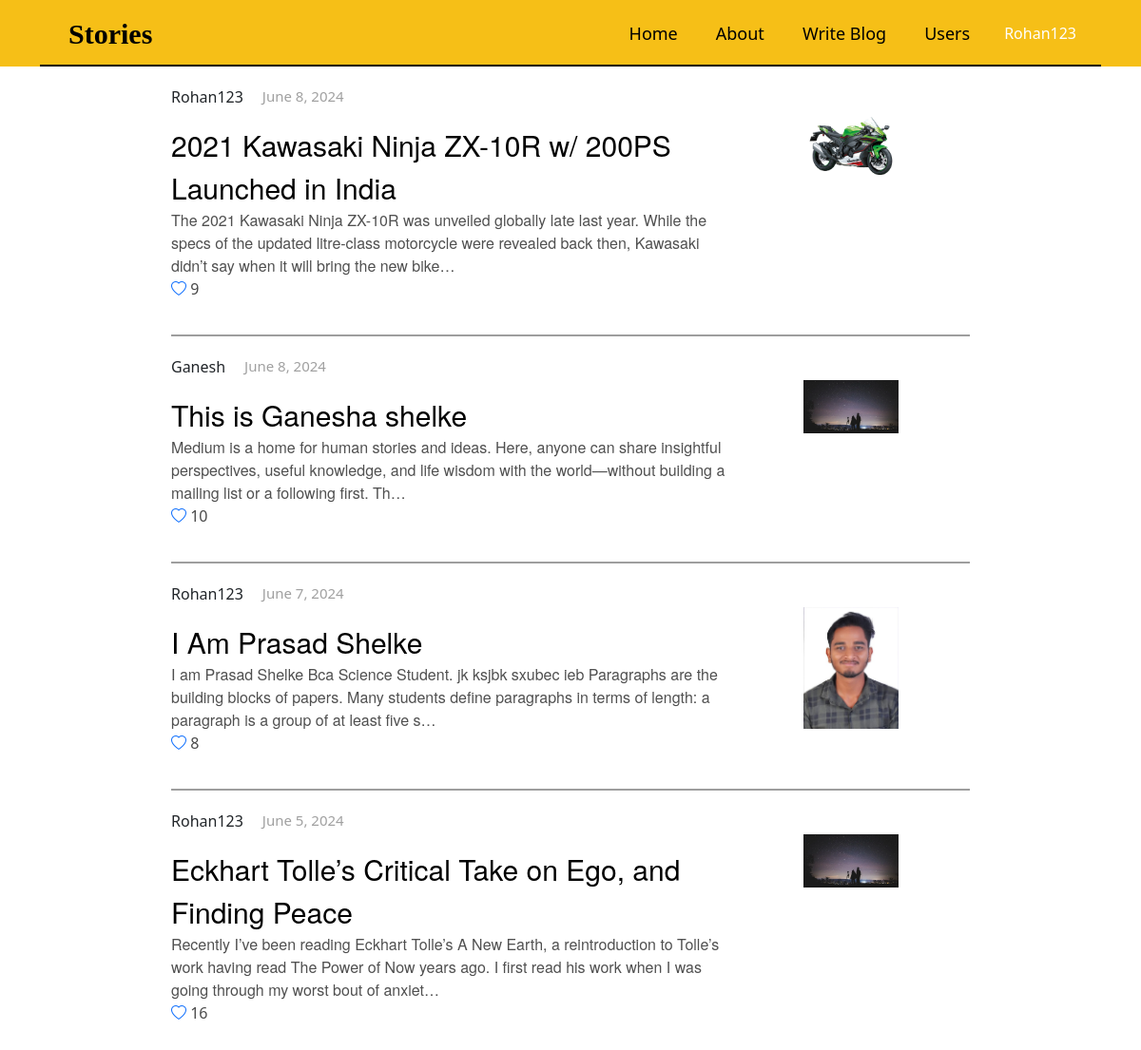
Screenshot of / (signed in) with the database file from the repository.
### Blogs/models.py (models this page shows, shortened)
class BaseModel(models.Model):
  id = models.UUIDField(default=uuid.uuid4, editable=False, primary_key=True)
  created_at = models.DateTimeField(auto_now_add=True)
  updated_at = models.DateTimeField(auto_now=True)
  class Meta:
    abstract = True

class Blog(BaseModel):
  title = models.CharField(max_length=200)
  content = models.TextField()
  author = models.ForeignKey(User, on_delete=models.CASCADE, related_name='blogs')
  blog_image = models.ImageField(upload_to = "public/static/", default="/")
  like_count = models.IntegerField(default=0)
  class Meta:
    ordering = ['-created_at']

### Blogs/views.py (the view)
# urls.py: path('', home, name="Home"),
def home(request):
  blogs = Blog.objects.all()
  context = {'blogs':blogs}
  return render(request, "home.html", context)

### Blogs/templates/home.html (shortened to what this page needs)
{% extends "base.html" %}
{% block start %}
<div class="blog-container">
  {% for blog in blogs %}
  <div class="blog-entry">
    <div class="blog-flex-container">
      <div class="blog-text-container">
        <div class="name-date">
          <p class="blog-username">{{ blog.author.username }}</p>
          <p class="blog-date">{{ blog.created_at|date:"F j, Y" }}</p>
        </div>
        <a href="/displayBlog/{{blog.id}}" class="blog-title">{{ blog.title }}</a><br>
        <a href="/displayBlog/{{blog.id}}" class="blog-content">{{ blog.content | truncatechars:200 }}</a>
        <p class="likecount"><a class="bi bi-heart" href="/displayBlog/{{blog.id}}"></a> {{blog.like_count}}</p>
      </div>
      <div class="blog-image">
        {% if blog.blog_image %}
          <img src="{{ blog.blog_image.url }}">
        {% endif %}
      </div>
    </div>
    {% if not forloop.last %}
    <div class="horizontal-line"></div>
    {% endif %}
  </div>
  {% endfor %}
</div>
{% endblock %}

### Blogs/templates/base.html (shortened to what this page needs)
<!DOCTYPE html>
<html lang="en">
<head>
  <link rel="stylesheet" href="../static/CSS/base.css">
  <link rel="stylesheet" href="../static/CSS/displayPost.css">
  <link href="https://cdn.jsdelivr.net/npm/bootstrap@5.3.3/dist/css/bootstrap.min.css" rel="stylesheet"
>
  <link rel="stylesheet" href="https://cdn.jsdelivr.net/npm/bootstrap-icons@1.3.0/font/bootstrap-icons.css">
</head>
<body>
  <div class="navbar-container">
    <nav class="custom-navbar">
      <a class="custom-navbar-brand" href="/">Stories</a>
      <div class="custom-navbar-right">
        <a href="/">Home</a>
        <a href="/about">About</a>
        <a href="/createBlog">Write Blog</a>
        <a href="/testing">Users</a>
        <div class="dropdown-center">
          {% if request.user.is_authenticated %}
          <div class="nav-item custom-dropdown-container">
            <button class="custom-dropdown-toggle">{{ request.user.username }}</button>
          </div>
          {% else %}
          <a href="/login" class="btn btn-outline-secondary">Get Started</a>
          {% endif %}
        </div>
      </div>
      <div class="custom-navbar-divider"></div>
    </nav>
  </div>
{% block start %}
  {% endblock %}
</body>
</html>

### Blogs/static/CSS/base.css (style rules this page uses)
body { margin: 0; padding: 0; font-family: Arial, sans-serif; background-image: url(); }
.navbar-container { display: flex; background-color: #F6BF17; justify-content: center; width: 100%; }
.custom-navbar { height: 70px; display: flex; background-color: #F6BF17; align-items: center; justify-content: space-between; padding: 0 20px; position: relative; width: 93%; }
.custom-navbar .custom-navbar-brand { font-size: 30px; font-weight: bold; color: rgb(0, 0, 0); text-decoration: none; font-family: gt-super, Georgia, Cambria, "Times New Roman", Times, serif; }
.custom-navbar a { font-size: 18px; color: rgb(0, 0, 0); text-align: center; padding: 0 10px; text-decoration: none; }
.custom-navbar .custom-navbar-right { display: flex; gap: 20px; }
.custom-dropdown-container { position: relative; z-index: 1000; }
.custom-dropdown-toggle { background: none; border: none; cursor: pointer; color: white; }
.custom-navbar-divider { width: 100%; height: 2px; background-color: rgb(0, 0, 0); position: absolute; bottom: 0; left: 0; }
* { scrollbar-width: thin; scrollbar-color: #351919 #c5a0a0; }

### Blogs/static/CSS/displayPost.css (style rules this page uses)
.navbar-container { display: flex; background-color: #F6BF17; justify-content: center; width: 100%; }
.custom-navbar { height: 70px; display: flex; background-color: #F6BF17; align-items: center; justify-content: space-between; padding: 0 20px; position: relative; width: 93%; }
.custom-navbar .custom-navbar-brand { font-size: 30px; font-weight: bold; color: rgb(0, 0, 0); text-decoration: none; font-family: gt-super, Georgia, Cambria, "Times New Roman", Times, serif; }
.custom-navbar a { font-size: 18px; color: rgb(0, 0, 0); text-align: center; padding: 0 10px; text-decoration: none; }
.custom-navbar .custom-navbar-right { display: flex; gap: 20px; }
body { margin: 0; padding: 0; font-family: Arial, sans-serif; background-image: url(); }
.custom-dropdown-container { position: relative; z-index: 1000; }
.custom-dropdown-toggle { background: none; border: none; cursor: pointer; color: white; }
.custom-navbar-divider { width: 100%; height: 2px; background-color: rgb(0, 0, 0); position: absolute; bottom: 0; left: 0; }
* { scrollbar-width: thin; scrollbar-color: #351919 #c5a0a0; }
.blog-username { display: flex; }

### Blogs/templates/home.html (style rules this page uses)
.blog-container { margin: 0 auto; margin-top: 20px; width: 70%; }
.blog-text-container { width: 90%; }
.blog-image { width: 38%; margin-top: 16px; display: flex; justify-content: center; align-items: center; position: relative; }
.blog-image img { max-width: 40%; max-height: auto; margin-top: 10px; }
.blog-flex-container { display: flex; align-items: flex-start; margin-bottom: 20px; }
.horizontal-line { width: 100%; height: 2px; background-color: rgb(158, 158, 158); margin: 20px 0; }
.blog-title { font-size: 30px; color: black; text-decoration: none; font-family: sohne, "Helvetica Neue", Helvetica, Arial, sans-serif; }
.blog-content { text-decoration: none; color: rgb(80, 80, 80); font-family: sohne, "Helvetica Neue", Helvetica, Arial, sans-serif; }
.likecount { color: rgb(73, 73, 73); }
.name-date { display: flex; }
.blog-username { margin-right: 20px; }
.blog-date { color: rgb(160, 160, 160); font-size: 15px; }

### rows the page displays
Blog: author.username "Rohan123", created_at "June 8, 2024", title "2021 Kawasaki Ninja ZX-10R w/ 200PS Launched in India", content "The 2021 Kawasaki Ninja ZX-10R was unveiled globally late last year. While the specs of the updated litre-class motorcycle were revealed back then, Kawasaki didn’t say when it will bring the new bike…", like_count "9", blog_image (picture)
Blog: author.username "Ganesh", created_at "June 8, 2024", title "This is Ganesha shelke", content "Medium is a home for human stories and ideas. Here, anyone can share insightful perspectives, useful knowledge, and life wisdom with the world—without building a mailing list or a following first. Th…", like_count "10", blog_image (picture)
Blog: author.username "Rohan123", created_at "June 7, 2024", title "I Am Prasad Shelke", content "I am Prasad Shelke Bca Science Student. jk ksjbk sxubec ieb Paragraphs are the building blocks of papers. Many students define paragraphs in terms of length: a paragraph is a group of at least five s…", like_count "8", blog_image (picture)
Blog: author.username "Rohan123", created_at "June 5, 2024", title "Eckhart Tolle’s Critical Take on Ego, and Finding Peace", content "Recently I’ve been reading Eckhart Tolle’s A New Earth, a reintroduction to Tolle’s work having read The Power of Now years ago. I first read his work when I was going through my worst bout of anxiet…", like_count "16", blog_image (picture)

### other values shown
{{ request.user.username }} "Rohan123"
